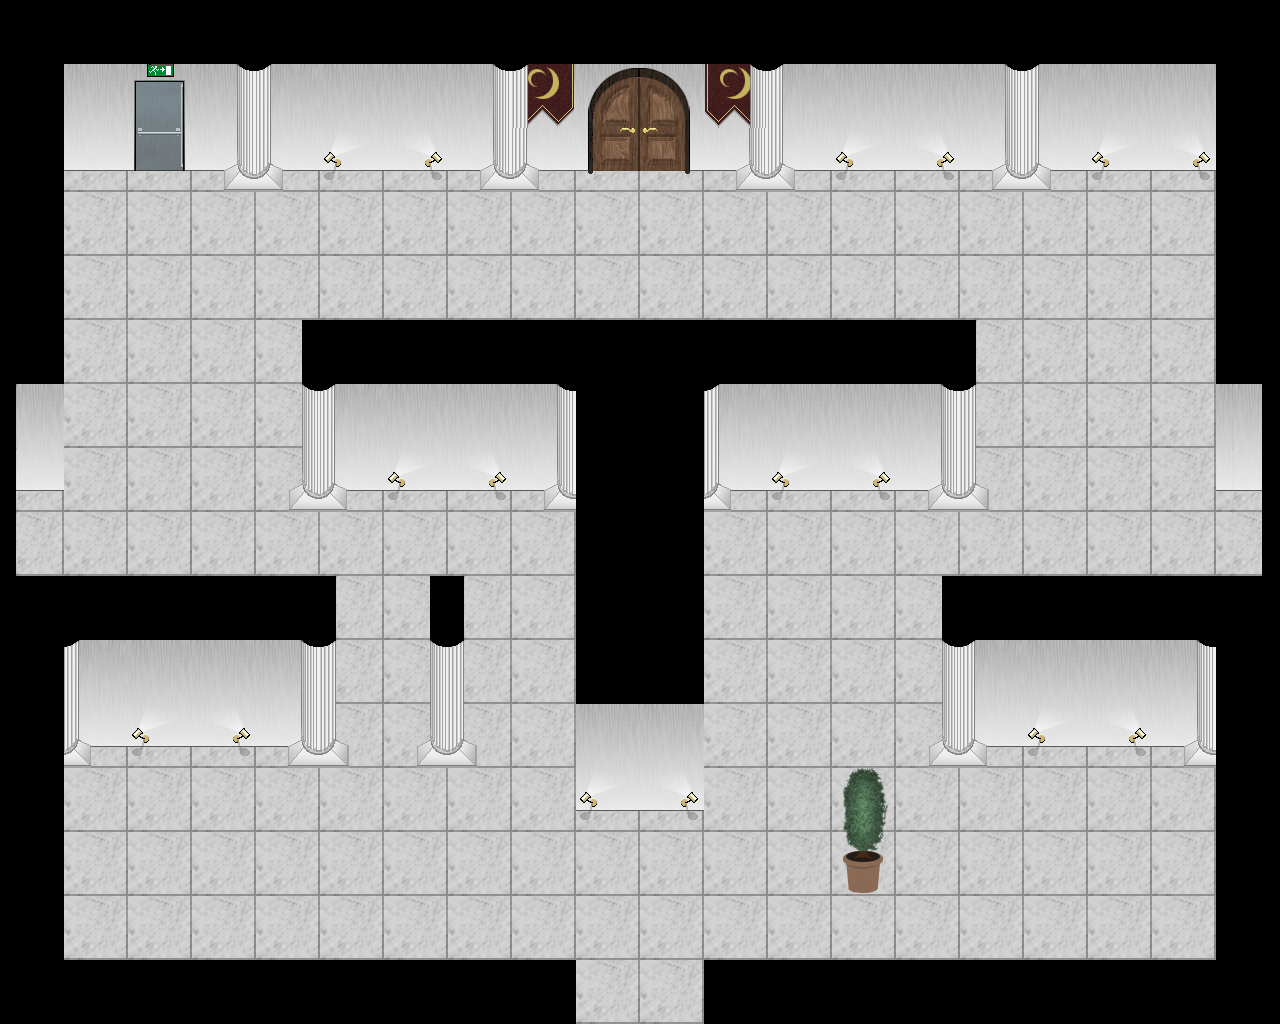

A level layout from a 2D game, rendered from its tile map. Below: a short description, then the map file with tile-grid data replaced by summaries:
An orthogonal 20x16 tile map with 64x64 px tiles, 4 tile layers (floor, walls, deco, roof) and 51 objects (30x fixture, 8x art, 4x door, 2x guard, 2x path, ...).

<map version="1.0" orientation="orthogonal" renderorder="right-up" width="20" height="16" tilewidth="64" tileheight="64" nextobjectid="102">
 <tileset firstgid="1" name="pack3" tilewidth="64" tileheight="64" spacing="2" margin="2" tilecount="49">
  <image source="../packs/pack3.png" width="512" height="512" />
 </tileset>
 <layer name="floor" width="20" height="16">
  <data>[320 cells, 320 non-empty, 9 distinct tile ids]</data>
 </layer>
 <layer name="walls" width="20" height="16">
  <data>[320 cells, 52 non-empty, 7 distinct tile ids]</data>
 </layer>
 <layer name="deco" width="20" height="16">
  <data>[320 cells, 25 non-empty, 11 distinct tile ids]</data>
 </layer>
 <layer name="roof" width="20" height="16">
  <data>[320 cells, 76 non-empty, 10 distinct tile ids]</data>
 </layer>
 <objectgroup color="#00aa00" name="physics">
  <object id="1" name="levelStatics" type="fixture" x="0" y="2" width="588" height="168.5">
   <properties>
    <property name="body" value="level" />
    <property name="filter.maskBits" value="-1" />
    <property name="friction" value="0.8" />
    <property name="restitution" value="0.2" />
   </properties>
  </object>
  <object id="3" name="levelStatics" type="fixture" x="2" y="114" width="62" height="375.334">
   <properties>
    <property name="body" value="level" />
    <property name="filter.maskBits" value="-1" />
    <property name="friction" value="0.8" />
    <property name="restitution" value="0.2" />
   </properties>
  </object>
  <object id="4" name="levelStatics" type="fixture" x="0" y="990.746" width="1274" height="33.254">
   <properties>
    <property name="body" value="level" />
    <property name="filter.maskBits" value="-1" />
    <property name="friction" value="0.8" />
    <property name="restitution" value="0.2" />
   </properties>
  </object>
  <object id="5" name="levelStatics" type="fixture" x="1216.5" y="575.5" width="59.5" height="446.5">
   <properties>
    <property name="body" value="level" />
    <property name="filter.maskBits" value="-1" />
    <property name="friction" value="0.8" />
    <property name="restitution" value="0.2" />
   </properties>
  </object>
  <object id="7" name="level" type="body" x="-473.879" y="156.485">
   <properties>
    <property name="bodyType" value="StaticBody" />
   </properties>
   <polygon points="0,0 127.273,-109.091 136.364,136.364" />
  </object>
  <object id="8" name="levelStatics" type="fixture" x="46.834" y="721.333" width="32" height="32">
   <properties>
    <property name="body" value="level" />
    <property name="filter.maskBits" value="-1" />
    <property name="friction" value="0.8" />
    <property name="restitution" value="0.2" />
   </properties>
   <ellipse />
  </object>
  <object id="15" name="levelStatics" type="fixture" x="-17.15" y="604" width="353.15" height="143">
   <properties>
    <property name="body" value="level" />
    <property name="filter.maskBits" value="2047" />
    <property name="friction" value="0.8" />
    <property name="restitution" value="0.2" />
   </properties>
  </object>
  <object id="19" name="levelStatics" type="fixture" x="303.333" y="723" width="32" height="32">
   <properties>
    <property name="body" value="level" />
    <property name="filter.maskBits" value="-1" />
    <property name="friction" value="0.8" />
    <property name="restitution" value="0.2" />
   </properties>
   <ellipse />
  </object>
  <object id="49" name="levelStatics" type="fixture" x="944" y="604.167" width="288.242" height="143">
   <properties>
    <property name="body" value="level" />
    <property name="filter.maskBits" value="2047" />
    <property name="friction" value="0.8" />
    <property name="restitution" value="0.2" />
   </properties>
  </object>
  <object id="50" name="levelStatics" type="fixture" x="1199.57" y="723.167" width="32" height="32">
   <properties>
    <property name="body" value="level" />
    <property name="filter.maskBits" value="-1" />
    <property name="friction" value="0.8" />
    <property name="restitution" value="0.2" />
   </properties>
   <ellipse />
  </object>
  <object id="51" name="levelStatics" type="fixture" x="943.076" y="721.5" width="32" height="32">
   <properties>
    <property name="body" value="level" />
    <property name="filter.maskBits" value="-1" />
    <property name="friction" value="0.8" />
    <property name="restitution" value="0.2" />
   </properties>
   <ellipse />
  </object>
  <object id="52" name="levelStatics" type="fixture" x="687.008" y="348.5" width="288.242" height="143">
   <properties>
    <property name="body" value="level" />
    <property name="filter.maskBits" value="2047" />
    <property name="friction" value="0.8" />
    <property name="restitution" value="0.2" />
   </properties>
  </object>
  <object id="53" name="levelStatics" type="fixture" x="686.084" y="465.833" width="32" height="32">
   <properties>
    <property name="body" value="level" />
    <property name="filter.maskBits" value="-1" />
    <property name="friction" value="0.8" />
    <property name="restitution" value="0.2" />
   </properties>
   <ellipse />
  </object>
  <object id="54" name="levelStatics" type="fixture" x="942.578" y="467.5" width="32" height="32">
   <properties>
    <property name="body" value="level" />
    <property name="filter.maskBits" value="-1" />
    <property name="friction" value="0.8" />
    <property name="restitution" value="0.2" />
   </properties>
   <ellipse />
  </object>
  <object id="55" name="levelStatics" type="fixture" x="303.674" y="347.833" width="288.242" height="143">
   <properties>
    <property name="body" value="level" />
    <property name="filter.maskBits" value="2047" />
    <property name="friction" value="0.8" />
    <property name="restitution" value="0.2" />
   </properties>
  </object>
  <object id="56" name="levelStatics" type="fixture" x="302.75" y="465.166" width="32" height="32">
   <properties>
    <property name="body" value="level" />
    <property name="filter.maskBits" value="-1" />
    <property name="friction" value="0.8" />
    <property name="restitution" value="0.2" />
   </properties>
   <ellipse />
  </object>
  <object id="57" name="levelStatics" type="fixture" x="559.244" y="466.833" width="32" height="32">
   <properties>
    <property name="body" value="level" />
    <property name="filter.maskBits" value="-1" />
    <property name="friction" value="0.8" />
    <property name="restitution" value="0.2" />
   </properties>
   <ellipse />
  </object>
  <object id="60" name="levelStatics" type="fixture" x="575.879" y="348" width="128.121" height="463.333">
   <properties>
    <property name="body" value="level" />
    <property name="filter.maskBits" value="2047" />
    <property name="friction" value="0.8" />
    <property name="restitution" value="0.2" />
   </properties>
  </object>
  <object id="61" name="levelStatics" type="fixture" x="1006.67" y="147" width="32" height="32">
   <properties>
    <property name="body" value="level" />
    <property name="filter.maskBits" value="-1" />
    <property name="friction" value="0.8" />
    <property name="restitution" value="0.2" />
   </properties>
   <ellipse />
  </object>
  </objectgroup>
 <objectgroup color="#ffaaff" name="objects">
  <!-- 20 objects omitted --></objectgroup>
 <objectgroup color="#ffff00" name="lights" visible="0">
  <!-- 6 objects omitted --></objectgroup>
 <objectgroup color="#ff0000" name="guards">
  <!-- 4 objects omitted --></objectgroup>
</map>
<!-- 32 of 51 objects omitted -->
